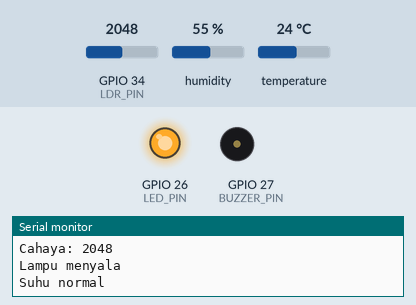
Recording of a sketch running on a simulated ESP32. Shown: output pins drawn as LEDs (lit = HIGH), buzzer (waves = sounding), the last lines printed to the serial monitor. Inputs (shaded band) come from the test bench; at power-on: temperature 24 °C, GPIO 34 (LDR_PIN) = 2048, humidity 55 %.

Above: at 2.8 s.
2.9 s: temperature set to 29.7 °C
5.6 s: temperature set to 30.5 °C
At 6.7 s:
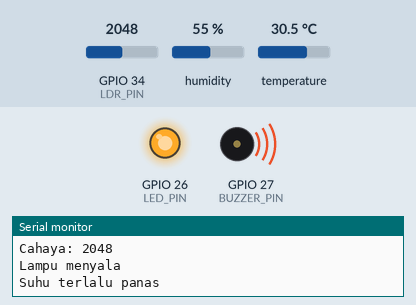
8.3 s: GPIO 34 (LDR_PIN) set to 1931
At 10.8 s:
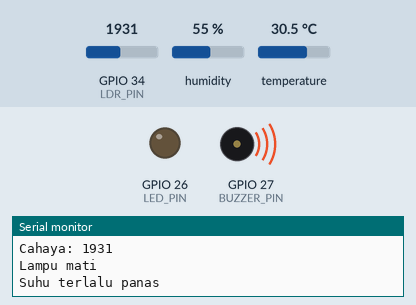
11.5 s: temperature set to 12 °C
At 12.8 s:
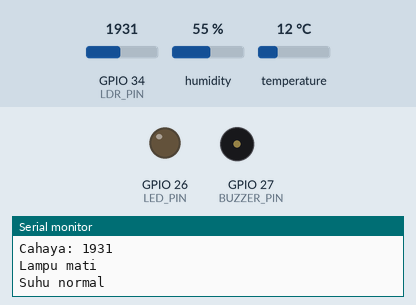
14.2 s: temperature set to 33 °C
At 16.8 s:
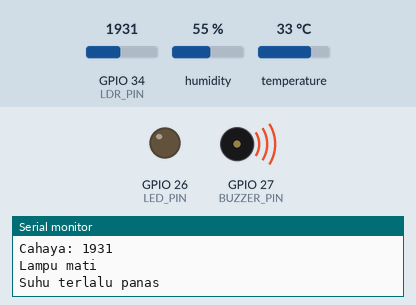
17.6 s: temperature set to 19 °C
At 18.8 s:
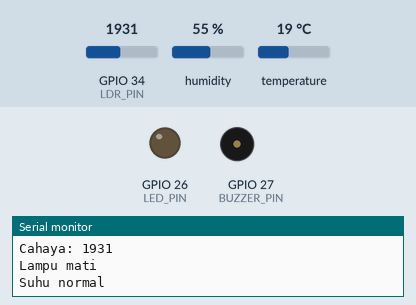
Timing chart, 0 to 20.6 s (numbered marks = the images above; inputs shaded):
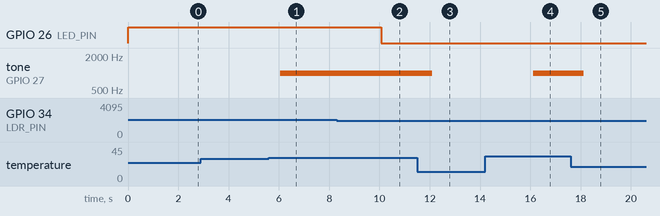

The sketch:

Sketch.ino
```cpp
#include "DHTesp.h"

#define DHT_PIN 15
#define LDR_PIN 34
#define LED_PIN 26
#define BUZZER_PIN 27

DHTesp dht;

const float batasSuhu = 30.0;
const int batasCahaya = 2000;

void setup() {
  Serial.begin(115200);

  dht.setup(DHT_PIN, DHTesp::DHT22);

  pinMode(LDR_PIN, INPUT);
  pinMode(LED_PIN, OUTPUT);
  pinMode(BUZZER_PIN, OUTPUT);

  digitalWrite(LED_PIN, LOW);
  noTone(BUZZER_PIN);
}

void loop() {
  TempAndHumidity data = dht.getTempAndHumidity();

  float suhu = data.temperature;
  float kelembapan = data.humidity;
  int cahaya = analogRead(LDR_PIN);

  Serial.println("--------------------");
  Serial.print("Suhu: ");
  Serial.print(suhu);
  Serial.println(" C");

  Serial.print("Kelembapan: ");
  Serial.print(kelembapan);
  Serial.println(" %");

  Serial.print("Cahaya: ");
  Serial.println(cahaya);

  if (cahaya > batasCahaya) {
    digitalWrite(LED_PIN, HIGH);
    Serial.println("Lampu menyala");
  } else {
    digitalWrite(LED_PIN, LOW);
    Serial.println("Lampu mati");
  }

  if (!isnan(suhu) && suhu > batasSuhu) {
    tone(BUZZER_PIN, 1000);
    Serial.println("Suhu terlalu panas");
  } else {
    noTone(BUZZER_PIN);
    Serial.println("Suhu normal");
  }

  delay(2000);
}
```

Measured:
- the behaviour switches between 30 and 30.1 °C on temperature (found by bisection; images 0 and 1)
- the behaviour switches between 2001 and 2000 on GPIO 34 (LDR_PIN) (found by bisection; images 1 and 2)
- after the input at 5.6 s, tone on GPIO 27 (BUZZER_PIN): silent → 1000 Hz after 0.45 s
- after the input at 8.3 s, GPIO 26 (LED_PIN): HIGH → LOW after 1.8 s
- after the input at 11.5 s, tone on GPIO 27 (BUZZER_PIN): 1000 Hz → silent after 0.59 s
- after the input at 14.2 s, tone on GPIO 27 (BUZZER_PIN): silent → 1000 Hz after 1.9 s
- after the input at 17.6 s, tone on GPIO 27 (BUZZER_PIN): 1000 Hz → silent after 0.53 s
